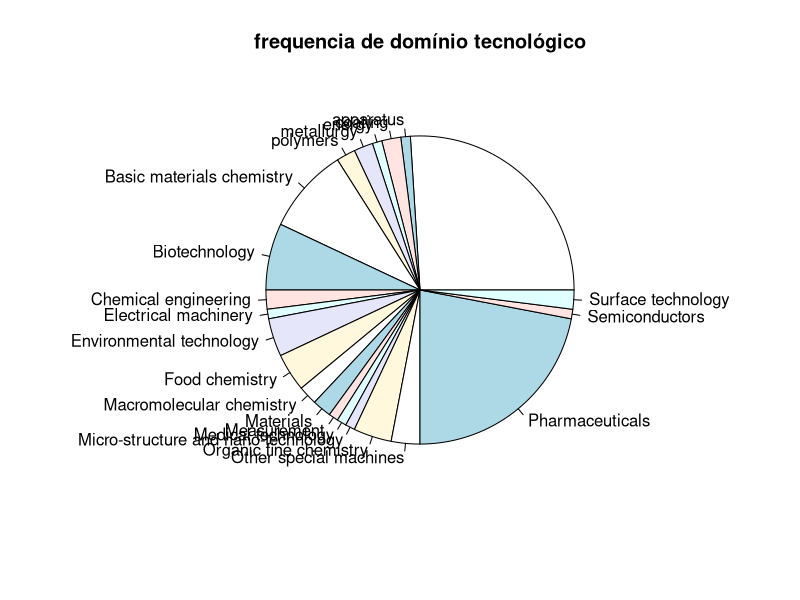

Write the R code that produced this figure.
install.packages("stringr")
library(stringr)

patentTable <- read.csv("Patentes_da_UFAL_EXCEL.csv",stringsAsFactors = F)

listaPalavras <- str_replace_all(patentTable$Technology.domains,"\n", ",")
palavrasSeparadas <- str_split(listaPalavras,",")
#tabela_frequencia_palavras <- table(palavrasSeparadas)
vetorPalavrasChave <- Reduce(c,palavrasSeparadas)
tabela_frequencia_palavras <- table(vetorPalavrasChave)
tabela_frequencia_palavras
pie(tabela_frequencia_palavras, main = "frequencia de domínio tecnológico")
#        , xlab="Number of Gears", row=c("darkblue","red"),
#        legend = colnames(tabela_frequencia_palavras))
#patentTable$Technology.domains